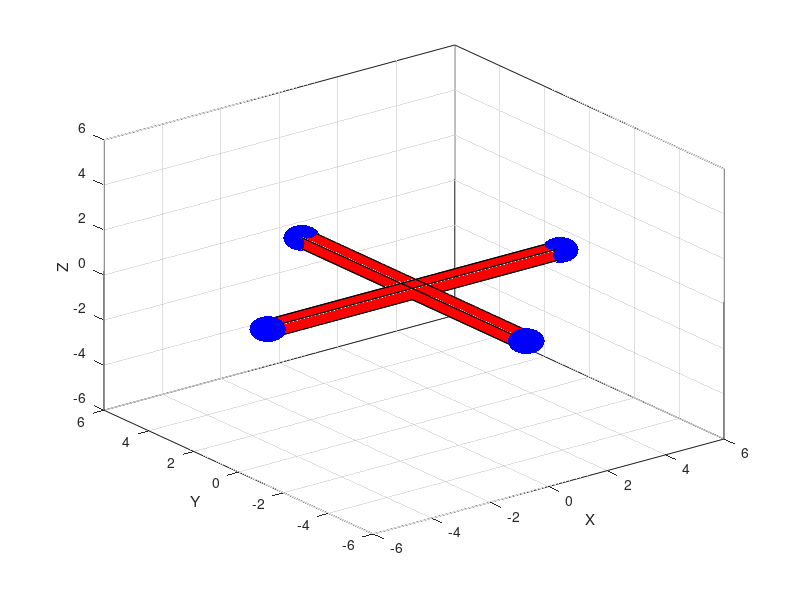

MATLAB code to generate this figure:
function h=Quadcopter()
h(1)=prism(-5,-0.25,-0.25,10,0.5,0.5);
h(2)=prism(-0.25,-5,-0.25,0.5,10,0.5);

[x, y, z]=sphere;
x=0.5*x;
y=0.5*y;
z=0.5*z;
h(3)=surf(x-5,y,z,'EdgeColor','none','FaceColor','b');
h(4)=surf(x+5,y,z,'EdgeColor','none','FaceColor','b');
h(5)=surf(x,y-5,z,'EdgeColor','none','FaceColor','b');
h(6)=surf(x,y+5,z,'EdgeColor','none','FaceColor','b');

t=hgtransform;
set(h,'Parent',t);
h=t;
grid on;
xlabel('X');
ylabel('Y');
zlabel('Z');
zlim([-6 6]);
end

function h=prism(x, y, z, w, l, h)
[X, Y, Z]=prism_faces(x, y, z, w, l, h);

faces(1,:)=[4 2 1 3];
faces(2,:)=[4 2 1 3]+4;
faces(3,:)=[4 2 6 8];
faces(4,:)=[4 2 6 8]-1;
faces(5,:)=[1 2 6 5];
faces(6,:)=[1 2 6 5]+2;

for i = 1:size(faces,1)
    h(i)=fill3(X(faces(i,:)), Y(faces(i,:)), Z(faces(i,:)), 'r');
    hold on;
end

t=hgtransform;
set(h,'Parent',t);
h=t;
end

function [X, Y, Z]=prism_faces(x, y, z, w, l, h)
X=[x x x x x+w x+w x+w x+w];
Y=[y y y+l y+l y y y+l y+l];
Z=[z z+h z z+h z z+h z z+h];
end
